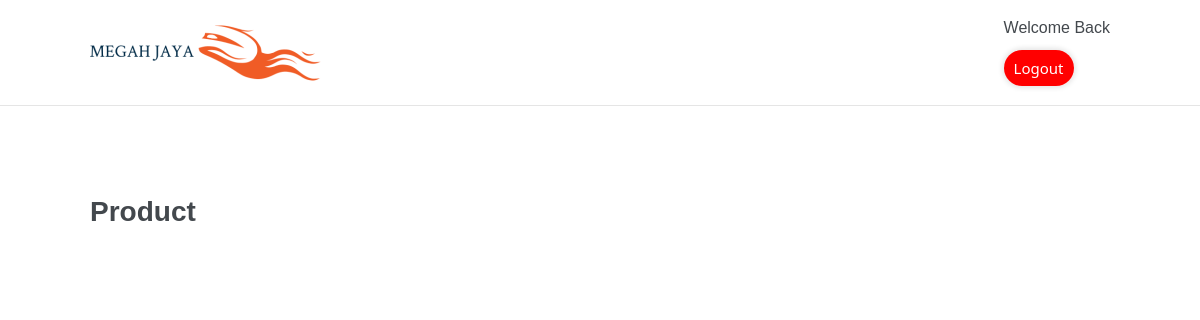
Before: /home.php (signed in) with the older database file.
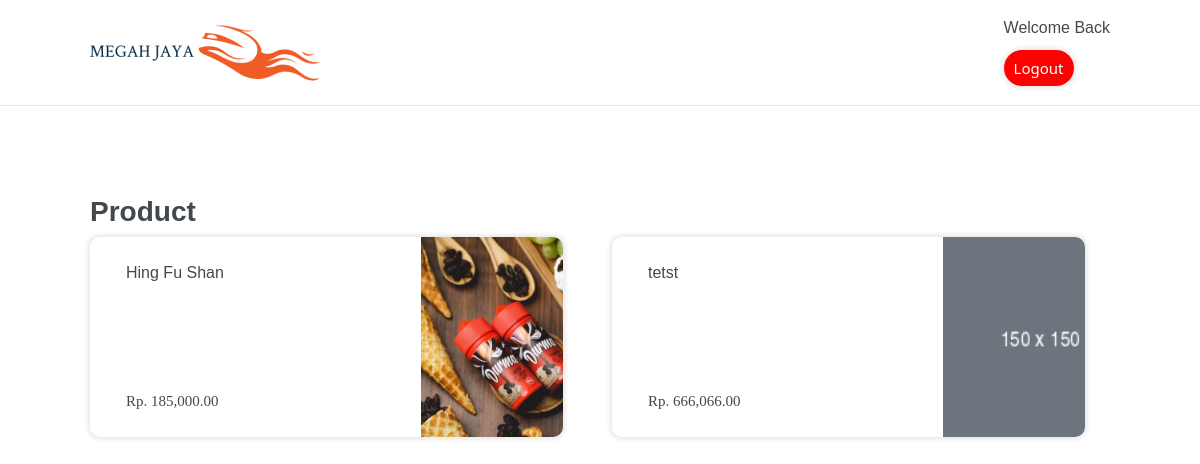
After: the same page with the newer database file.
### tables this page shows
CREATE TABLE `barang` (
  `ID` int(11) NOT NULL,
  `Nama` varchar(100) NOT NULL,
  `Harga` int(11) DEFAULT '0',
  `Stok` int(11) DEFAULT '0',
  `Gambar` varchar(100) DEFAULT NULL
);

### Function.php (called while the page is built, shortened)
<?php
    $conn = mysqli_connect("localhost","root","","projek_fai");
    function querryRead($querry){
        global $conn;
        $result = mysqli_query($conn, $querry);
        $rows = [];
        while ($row = mysqli_fetch_assoc($result)){
            $rows[] = $row;
        }
        return $rows;
    }
?>

### home.php (the view, shortened to what this page needs)
<?php
    require 'Function.php';
    $idSession = $_SESSION["ID"];
    $resultUser = querryRead("SELECT * FROM user WHERE ID = $idSession");
    $resultUser = $resultUser[0];
    $resultBarang = querryRead("SELECT * FROM barang");
?>
<!doctype html>
<html lang="en">
<head>
    <link href="https://cdn.jsdelivr.net/npm/bootstrap@5.0.2/dist/css/bootstrap.min.css" rel="stylesheet"
>
    <link rel="stylesheet" href="dist/css/style.css">
</head>
<body>
    <section class="header">
        <div class="prelative py-3 mt-0">
            <img src="dist/img/img-src/web-logo.png" alt="">
            <div class="float-right">
                <p class="username">
                    Welcome Back <b><?= $resultUser["username"] ?></b>
                </p>
                <a href="ClearSession.php" class="logout-button">
                    Logout
                </a>
            </div>
        </div>
    </section>
    <section class="section-1 home">
        <div class="prelative">
            <h3 class="content-title">
                Product
            </h3>
            <div class="row">
                <?php for($i = 0; $i < count($resultBarang);$i++): ?>
                    <div class="col-md-6">
                    <a href="#">
                        <div class="box-container mr-3">
                            <div class="row">
                                <div class="col-md-8 px-5 py-4">
                                    <p class="product-title-catalog">
                                        <?= $resultBarang[$i]["Nama"] ?>
                                    </p>
                                    <p class="product-price-catalog">
                                        Rp. <?= number_format($resultBarang[$i]["Harga"],2) ?>
                                    </p>
                                </div>
                                <div class="col-md-4">
                                    <img src="dist/img/img-src/<?= $resultBarang[$i]["Gambar"] ?>" alt="" class="product-image-catalog">
                                </div>
                            </div>
                        </div>
                    </a>
                    </div>
                <?php endfor; ?>
            </div>
        </div>
    </section>
</body>
</html>

Changed rows visible on the page:
added barang: Nama "Hing Fu Shan", Harga "185,000.00", Gambar (picture)
added barang: Nama "tetst", Harga "666,066.00", Gambar (placeholder picture)
